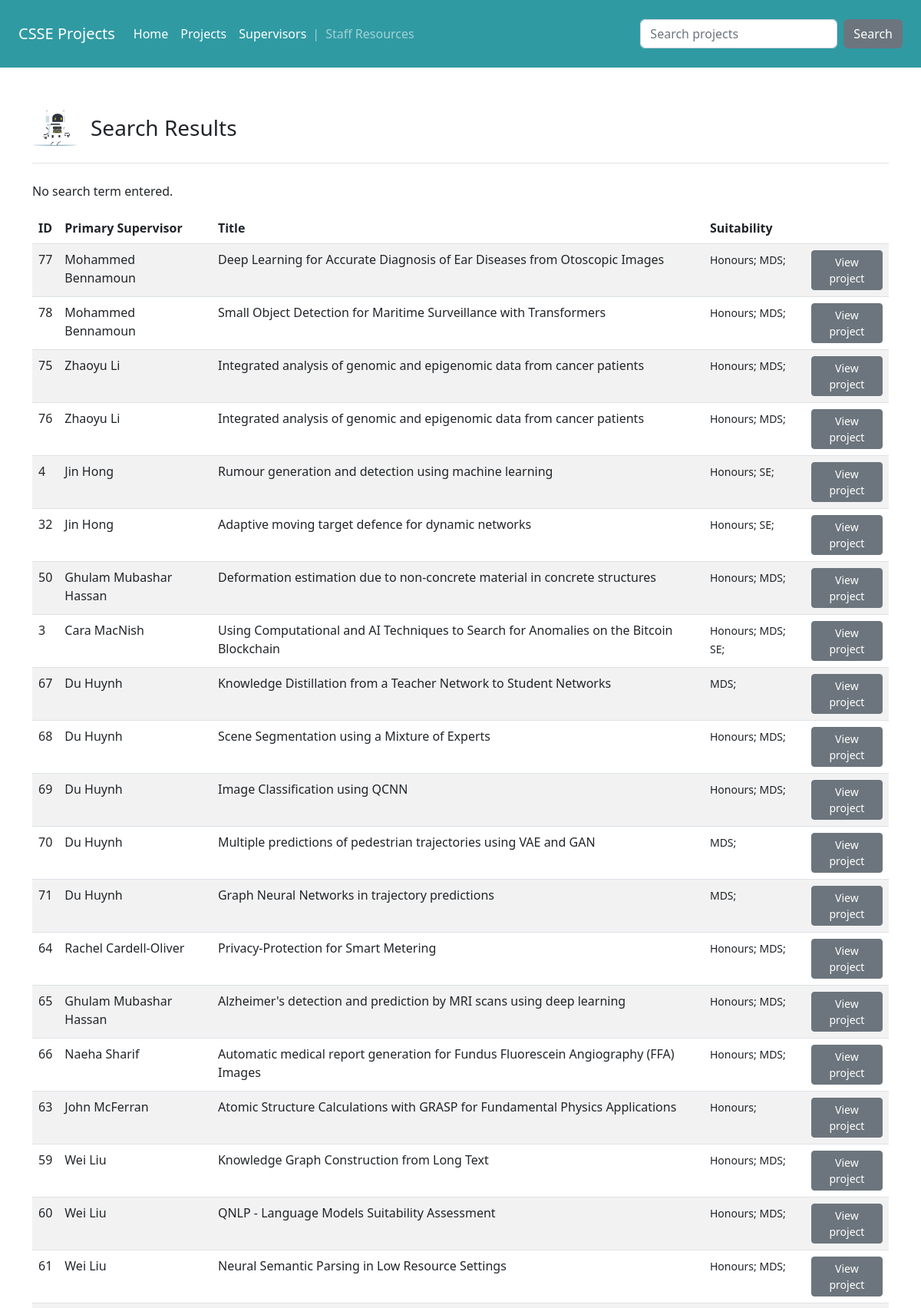
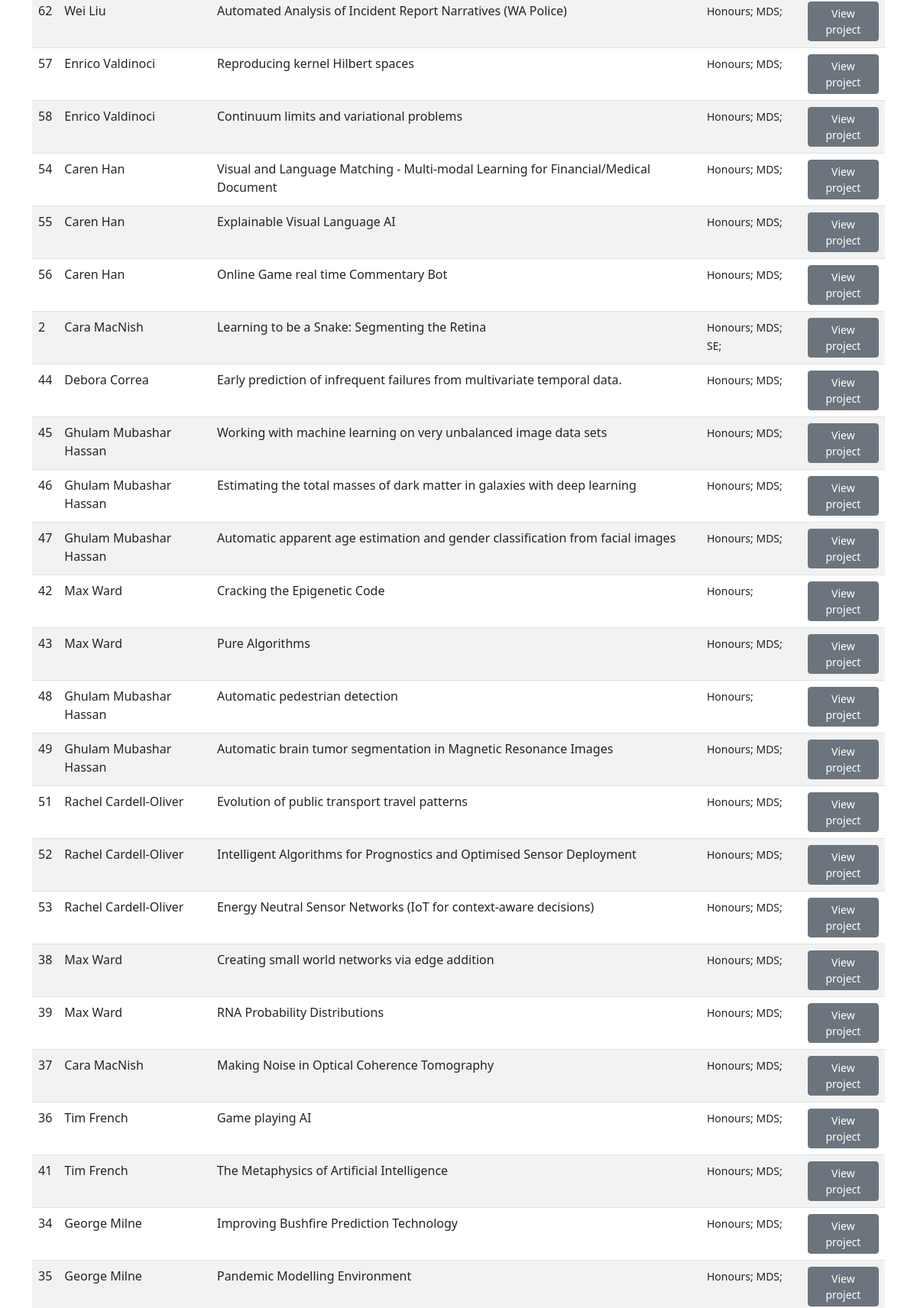
Page /projects/search_projects/ (upper part) on the committed database (2 pictures, top to bottom).
### projects/models.py (models this page shows, shortened)
class Project(models.Model):
    SUITABILITY_CHOICES = [
        ('Honours', 'Honours (incl. BSc, BPhil, BACS)'),
        ('MDS', 'Master of Data Science'),
        ('SE', 'Software Engineering'),
        ('OTHER', 'Other')
    ]
    title = models.CharField("Topic Title", max_length=200)
    description = models.TextField("Description")
    short = models.TextField("Short Description", blank=True)
    skills = models.CharField("Skills", max_length=200, blank=True)
    honours = models.BooleanField("Suitable for Honours", default=True)
    mds = models.BooleanField("Suitable for MDS", default=True)
    se = models.BooleanField("Suitable for Software Engineering", default=True)
    engineering = models.BooleanField("Suitable for General Engineering", default=False) # not used
    other = models.CharField("Other (please specify)", max_length=100, blank=True)
    numstudents = models.CharField("Number of Students", max_length=20, blank=True)
    primary = models.ForeignKey(Supervisor, on_delete=models.CASCADE, related_name="primary", verbose_name="Primary Supervisor", null = True)
    cosupervisor = models.ForeignKey(Supervisor, on_delete=models.CASCADE, verbose_name="Co-Supervisor", null = True, blank=True)
    external = models.TextField("External Supervisors/Mentors/Sponsors", blank=True)
    link = models.URLField("Research Link", blank = True)
    references = models.TextField("Sample References", blank=True)
    created = models.DateField("Date Created", auto_now_add = True)
    modified = models.DateField("Last Modified", auto_now = True)
    current_date = models.DateField("Current Date", default = date.today)
    visible = models.BooleanField(default=True)

class Supervisor(models.Model):
    firstname = models.CharField("First name", max_length=30)
    lastname = models.CharField("Last name", max_length=30)
    department = models.CharField("Department or School", max_length=50)
    email = models.EmailField("Email")
    web = models.URLField("Web link", blank=True)
    interests = models.TextField("Research interests", blank=True)
    class Meta:
        ordering = ['lastname', 'firstname']
    def __str__(self):
        return self.firstname +  " " + self.lastname

### projects/views.py (the view)
# urls.py: path("projects/search_projects/", views.search_projects, name = "search-projects"),
def search_projects(request):
    if request.method == "POST":
        searched = request.POST['searched']
        project_list = Project.objects.all().exclude(visible=False).filter(
            Q(primary__lastname__contains = searched) |
            Q(primary__firstname__contains = searched) |
            Q(cosupervisor__lastname__contains = searched) |
            Q(cosupervisor__firstname__contains = searched) |
            Q(external__contains = searched) |
            Q(title__contains = searched) |
            Q(description__contains = searched)
        ).order_by('-current_date')
        return render(request, "projects/search_projects.html",
            {'searched': searched, 'project_list': project_list})
    else:
        project_list = Project.objects.all().order_by('-current_date')
        return render(request, "projects/search_projects.html",
            {'project_list': project_list})

### projects/templates/projects/search_projects.html (shortened to what this page needs)
{% extends 'projects/base.html' %}
{% load static %}
{% block content %}
<main>
    {% include "projects/header.html" with title="Search Results" %}
    {% if searched %}
        Search results for: <b>{{ searched }}</b>
    {% else %}
        No search term entered.
    {% endif %}
    <p>
    <small>
    <table class="table table-striped table-hover">
        <thead>
            <tr>
              <th scope="col">ID</th>
              <th scope="col">Primary Supervisor</th>
              <th scope="col">Title</th>
              <th scope="col">Suitability</th>
              <th scope="col"></th>
            </tr>
          </thead>
          <tbody>
            {% for project in project_list %}
            <tr>
              <td>{{ project.pk}}</td>
              <td>{{ project.primary }}</td>
              <td>{{ project.title }}</td>
              <td><small>{% if project.honours %} Honours; {% endif %}
                {% if project.mds %} MDS; {% endif %}
                {% if project.se %} SE; {% endif %}
              </small></td>
              <td><a href="../index/{{ project.pk}}/" class="btn btn-secondary btn-sm">View project</a></td>
            </tr>
            {% endfor%}
        </tbody>
    </table>
</small>
</main>
{% endblock %}

### rows in the picture
Project: pk "77", primary "Mohammed Bennamoun", title "Deep Learning for Accurate Diagnosis of Ear Diseases from Otoscopic Images", honours "Honours;", mds "MDS;"
Project: pk "78", primary "Mohammed Bennamoun", title "Small Object Detection for Maritime Surveillance with Transformers", honours "Honours;", mds "MDS;"
Project: pk "75", primary "Zhaoyu Li", title "Integrated analysis of genomic and epigenomic data from cancer patients", honours "Honours;", mds "MDS;"
Project: pk "76", primary "Zhaoyu Li", title "Integrated analysis of genomic and epigenomic data from cancer patients", honours "Honours;", mds "MDS;"
Project: pk "4", primary "Jin Hong", title "Rumour generation and detection using machine learning", honours "Honours;", se "SE;"
Project: pk "32", primary "Jin Hong", title "Adaptive moving target defence for dynamic networks", honours "Honours;", se "SE;"
Project: pk "50", primary "Ghulam Mubashar Hassan", title "Deformation estimation due to non-concrete material in concrete structures", honours "Honours;", mds "MDS;"
Project: pk "3", primary "Cara MacNish", title "Using Computational and AI Techniques to Search for Anomalies on the Bitcoin Blockchain", honours "Honours;", mds "MDS;", se "SE;"
Project: pk "67", primary "Du Huynh", title "Knowledge Distillation from a Teacher Network to Student Networks", mds "MDS;"
Project: pk "68", primary "Du Huynh", title "Scene Segmentation using a Mixture of Experts", honours "Honours;", mds "MDS;"
Project: pk "69", primary "Du Huynh", title "Image Classification using QCNN", honours "Honours;", mds "MDS;"
Project: pk "70", primary "Du Huynh", title "Multiple predictions of pedestrian trajectories using VAE and GAN", mds "MDS;"
Project: pk "71", primary "Du Huynh", title "Graph Neural Networks in trajectory predictions", mds "MDS;"
Project: pk "64", primary "Rachel Cardell-Oliver", title "Privacy-Protection for Smart Metering", honours "Honours;", mds "MDS;"
Project: pk "65", primary "Ghulam Mubashar Hassan", title "Alzheimer's detection and prediction by MRI scans using deep learning", honours "Honours;", mds "MDS;"
Project: pk "66", primary "Naeha Sharif", title "Automatic medical report generation for Fundus Fluorescein Angiography (FFA) Images", honours "Honours;", mds "MDS;"
Project: pk "63", primary "John McFerran", title "Atomic Structure Calculations with GRASP for Fundamental Physics Applications", honours "Honours;"
Project: pk "59", primary "Wei Liu", title "Knowledge Graph Construction from Long Text", honours "Honours;", mds "MDS;"
Project: pk "60", primary "Wei Liu", title "QNLP - Language Models Suitability Assessment", honours "Honours;", mds "MDS;"
Project: pk "61", primary "Wei Liu", title "Neural Semantic Parsing in Low Resource Settings", honours "Honours;", mds "MDS;"
Project: pk "62", primary "Wei Liu", title "Automated Analysis of Incident Report Narratives (WA Police)", honours "Honours;", mds "MDS;"
Project: pk "57", primary "Enrico Valdinoci", title "Reproducing kernel Hilbert spaces", honours "Honours;", mds "MDS;"
Project: pk "58", primary "Enrico Valdinoci", title "Continuum limits and variational problems", honours "Honours;", mds "MDS;"
Project: pk "54", primary "Caren Han", title "Visual and Language Matching - Multi-modal Learning for Financial/Medical Document", honours "Honours;", mds "MDS;"
Project: pk "55", primary "Caren Han", title "Explainable Visual Language AI", honours "Honours;", mds "MDS;"
Project: pk "56", primary "Caren Han", title "Online Game real time Commentary Bot", honours "Honours;", mds "MDS;"
Project: pk "2", primary "Cara MacNish", title "Learning to be a Snake: Segmenting the Retina", honours "Honours;", mds "MDS;", se "SE;"
Project: pk "44", primary "Debora Correa", title "Early prediction of infrequent failures from multivariate temporal data.", honours "Honours;", mds "MDS;"
Project: pk "45", primary "Ghulam Mubashar Hassan", title "Working with machine learning on very unbalanced image data sets", honours "Honours;", mds "MDS;"
Project: pk "46", primary "Ghulam Mubashar Hassan", title "Estimating the total masses of dark matter in galaxies with deep learning", honours "Honours;", mds "MDS;"
Project: pk "47", primary "Ghulam Mubashar Hassan", title "Automatic apparent age estimation and gender classification from facial images", honours "Honours;", mds "MDS;"
Project: pk "42", primary "Max Ward", title "Cracking the Epigenetic Code", honours "Honours;"
Project: pk "43", primary "Max Ward", title "Pure Algorithms", honours "Honours;", mds "MDS;"
Project: pk "48", primary "Ghulam Mubashar Hassan", title "Automatic pedestrian detection", honours "Honours;"
Project: pk "49", primary "Ghulam Mubashar Hassan", title "Automatic brain tumor segmentation in Magnetic Resonance Images", honours "Honours;", mds "MDS;"
Project: pk "51", primary "Rachel Cardell-Oliver", title "Evolution of public transport travel patterns", honours "Honours;", mds "MDS;"
Project: pk "52", primary "Rachel Cardell-Oliver", title "Intelligent Algorithms for Prognostics and Optimised Sensor Deployment", honours "Honours;", mds "MDS;"
Project: pk "53", primary "Rachel Cardell-Oliver", title "Energy Neutral Sensor Networks (IoT for context-aware decisions)", honours "Honours;", mds "MDS;"
Project: pk "38", primary "Max Ward", title "Creating small world networks via edge addition", honours "Honours;", mds "MDS;"
Project: pk "39", primary "Max Ward", title "RNA Probability Distributions", honours "Honours;", mds "MDS;"
Project: pk "37", primary "Cara MacNish", title "Making Noise in Optical Coherence Tomography", honours "Honours;", mds "MDS;"
Project: pk "36", primary "Tim French", title "Game playing AI", honours "Honours;", mds "MDS;"
Project: pk "41", primary "Tim French", title "The Metaphysics of Artificial Intelligence", honours "Honours;", mds "MDS;"
Project: pk "34", primary "George Milne", title "Improving Bushfire Prediction Technology", honours "Honours;", mds "MDS;"
Project: pk "35", primary "George Milne", title "Pandemic Modelling Environment", honours "Honours;", mds "MDS;"

### other values in the picture
{{ title }} "Search Results"
